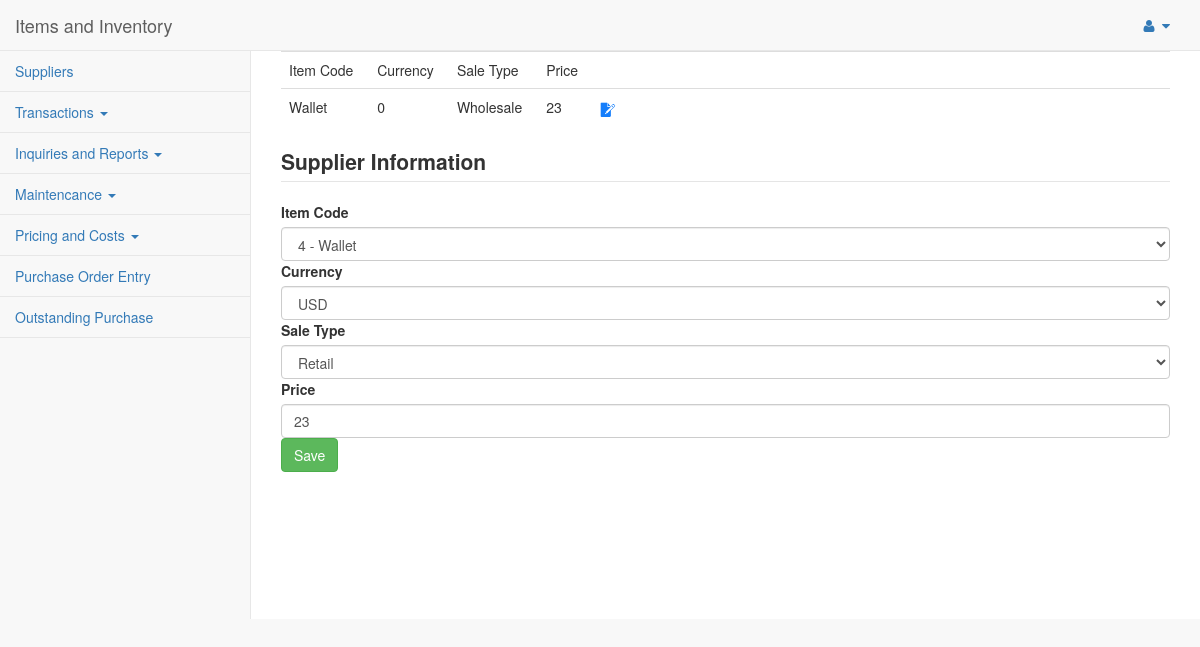
Page /pages/salepricingedit.php?id=1 on the committed database.
### tables this page shows
CREATE TABLE IF NOT EXISTS `sales_pricing` (
  `id` int(10) NOT NULL AUTO_INCREMENT,
  `item_code` varchar(20) NOT NULL,
  `currency` int(20) NOT NULL,
  `sale_type` varchar(20) NOT NULL,
  `price` int(20) NOT NULL,
  PRIMARY KEY (`id`)
);

### pages/process.php (called while the page is built, shortened)
<?php
function viewCurrencies($conn){
	$sql="SELECT * FROM opt_currency";
	$result=mysqli_query($conn, $sql);
	return $result;
}
function viewItems($conn){
	$sql="SELECT * FROM item";
	$result=mysqli_query($conn, $sql);
	return $result;
}
function viewSalesPricing($conn){
	$sql="SELECT * FROM sales_pricing";
	$result=mysqli_query($conn, $sql);
	return $result;
}
function editSalesPricing($conn, $id){
	$sql="SELECT * FROM sales_pricing WHERE id = $id";
	return mysqli_query($conn, $sql);
}
?>

### pages/salepricingedit.php (the view, shortened to what this page needs)
        <?php
            include('header.php');
            include('process.php');
            $conn1 = connect();
         	$result = viewSalesPricing($conn1);
        	$result2 = viewItems($conn1);
        	$result3 = viewCurrencies($conn1);
            $editSalePricing=mysqli_fetch_assoc(editSalesPricing($conn1, $_GET['id']));
        ?>
        <div id="page-wrapper">
         <div class="table-responsive">
         	<table class="table">
         		<tr>
         			<td>Item Code</td>
         			<td>Currency</td>
         			<td>Sale Type</td>
         			<td>Price</td>
         			<td></td>
         		</tr>
         		<?php
         			while($row=mysqli_fetch_assoc($result)){
         		?>
         		<tr>
         			<td><?=$row['item_code']?></td>
         			<td><?=$row['currency']?></td>
         			<td><?=$row['sale_type']?></td>
         			<td><?=$row['price']?></td>
                    <td><a href="<?php echo "salepricingedit.php?id=".$row['id']?>"><img src="../images/edit.png" width="3%"></a></td>
         		</tr>
         		<?php
     				}
         		?>
         	</table>
         </div>
         <legend><label>Supplier Information</label></legend>
         <form method="POST">
         <label>Item Code</label>
       <select class="form-control" name="item_code">
  		  		  <?php
          while($row=mysqli_fetch_assoc($result2)){
              ?>
               <option value="<?=$row['id']?>" <?php if($editSalePricing['item_code']==$row['id']) echo "selected";?> ><?=$row['id']?> - <?=$row['name']?></option>
           <?php
           } ?>
        </select>
       <label>Currency</label>
        <select class="form-control" name="currency">
          <?php
          while($row=mysqli_fetch_assoc($result3)){
              ?>
               <option value="<?=$row['id']?>" <?php if($editSalePricing['currency']==$row['id']) echo "selected";?> ><?=$row['short_name']?></option>
           <?php
           } ?>
        </select>
         <label>Sale Type</label>
         <select class="form-control" name="sale_type">
  		  		 <option <?php if($editSalePricing['sale_type']==1) echo "selected";?>>Retail</option>
        </select>
         <label>Price</label>
            <input type="text" class="form-control" value="<?=$editSalePricing['price']?>" name="price">
         <input type="submit" class="btn btn-success" value="Save" name="add">
        </form>
       </div>
    </div>
<?php
 include('footer.php');
?>

### rows in the picture
sales_pricing: item_code "Wallet", currency "0", sale_type "Wholesale", price "23"

### other values in the picture
form field item_code "4 - Wallet"
form field currency "USD"
